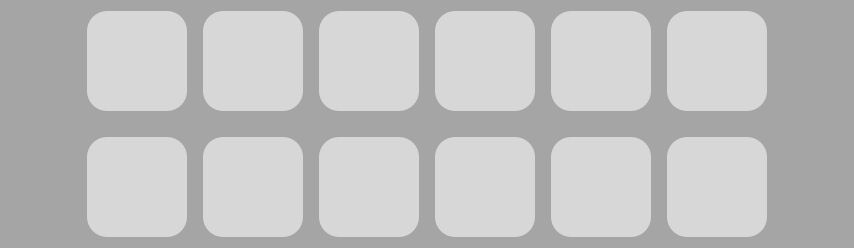
                      <widget class="QFrame" name="frame_7">
                       <property name="minimumSize">
                        <size>
                         <width>790</width>
                         <height>230</height>
                        </size>
                       </property>
                       <property name="maximumSize">
                        <size>
                         <width>16777215</width>
                         <height>16777215</height>
                        </size>
                       </property>
                       <property name="styleSheet">
                        <string notr="true">background-color: rgb(165, 165, 165);
border-radius: 20px; </string>
                       </property>
                       <property name="frameShape">
                        <enum>QFrame::StyledPanel</enum>
                       </property>
                       <property name="frameShadow">
                        <enum>QFrame::Raised</enum>
                       </property>
                       <layout class="QHBoxLayout" name="horizontalLayout_14">
                        <item>
                         <layout class="QHBoxLayout" name="likedFrameLayout_2">
                          <item>
                           <widget class="QPushButton" name="mostVisitedLeftArrow">
                            <property name="sizePolicy">
                             <sizepolicy hsizetype="Expanding" vsizetype="Expanding">
                              <horstretch>0</horstretch>
                              <verstretch>0</verstretch>
                             </sizepolicy>
                            </property>
                            <property name="minimumSize">
                             <size>
                              <width>50</width>
                              <height>50</height>
                             </size>
                            </property>
                            <property name="maximumSize">
                             <size>
                              <width>100</width>
                              <height>100</height>
                             </size>
                            </property>
                            <property name="styleSheet">
                             <string notr="true">QPushButton {
    border: none;
    border-radius: 10px; 
    background-color: transparent;
}

QPushButton::icon {
    padding: 10px; 
}

QPushButton:hover {
    background-color: rgb(220, 190, 190);
}</string>
                            </property>
                            <property name="text">
                             <string/>
                            </property>
                           </widget>
                          </item>
                          <item>
                           <spacer name="horizontalSpacerLikedFrameLeft_2">
                            <property name="orientation">
                             <enum>Qt::Horizontal</enum>
                            </property>
                            <property name="sizeType">
                             <enum>QSizePolicy::Fixed</enum>
                            </property>
                            <property name="sizeHint" stdset="0">
                             <size>
                              <width>20</width>
                              <height>20</height>
                             </size>
                            </property>
                           </spacer>
                          </item>
                          <item>
                           <layout class="QVBoxLayout" name="likedIconsFrameLayout_2">
                            <item>
                             <layout class="QHBoxLayout" name="likedRow1Layout_2">
                              <item>
                               <widget class="QPushButton" name="mostVisited1">
                                <property name="sizePolicy">
                                 <sizepolicy hsizetype="Expanding" vsizetype="Expanding">
                                  <horstretch>0</horstretch>
                                  <verstretch>0</verstretch>
                                 </sizepolicy>
                                </property>
                                <property name="minimumSize">
                                 <size>
                                  <width>100</width>
                                  <height>100</height>
                                 </size>
                                </property>
                                <property name="maximumSize">
                                 <size>
                                  <width>200</width>
                                  <height>200</height>
                                 </size>
                                </property>
                                <property name="styleSheet">
                                 <string notr="true">QPushButton {
    border: solid;
    border-radius: 20px; 
    background-color: rgb(215, 215, 215);
}

QPushButton::icon {
    padding: 10px; 
}

QPushButton:hover {
    background-color: rgb(154, 153, 150);
}</string>
                                </property>
                                <property name="text">
                                 <string/>
                                </property>
                               </widget>
                              </item>
                              <item>
                               <spacer name="horizontalSpacer_32">
                                <property name="orientation">
                                 <enum>Qt::Horizontal</enum>
                                </property>
                                <property name="sizeType">
                                 <enum>QSizePolicy::Fixed</enum>
                                </property>
                                <property name="sizeHint" stdset="0">
                                 <size>
                                  <width>10</width>
                                  <height>20</height>
                                 </size>
                                </property>
                               </spacer>
                              </item>
                              <item>
                               <widget class="QPushButton" name="mostVisited3">
                                <property name="sizePolicy">
                                 <sizepolicy hsizetype="Expanding" vsizetype="Expanding">
                                  <horstretch>0</horstretch>
                                  <verstretch>0</verstretch>
                                 </sizepolicy>
                                </property>
                                <property name="minimumSize">
                                 <size>
                                  <width>100</width>
                                  <height>100</height>
                                 </size>
                                </property>
                                <property name="maximumSize">
                                 <size>
                                  <width>200</width>
                                  <height>200</height>
                                 </size>
                                </property>
                                <property name="styleSheet">
                                 <string notr="true">QPushButton {
    border: solid;
    border-radius: 20px; 
    background-color: rgb(215, 215, 215);
}

QPushButton::icon {
    padding: 10px; 
}

QPushButton:hover {
    background-color: rgb(154, 153, 150);
}</string>
                                </property>
                                <property name="text">
                                 <string/>
                                </property>
                               </widget>
                              </item>
                              <item>
                               <spacer name="horizontalSpacer_33">
                                <property name="orientation">
                                 <enum>Qt::Horizontal</enum>
                                </property>
                                <property name="sizeType">
                                 <enum>QSizePolicy::Fixed</enum>
                                </property>
                                <property name="sizeHint" stdset="0">
                                 <size>
                                  <width>10</width>
                                  <height>20</height>
                                 </size>
                                </property>
                               </spacer>
                              </item>
                              <item>
                               <widget class="QPushButton" name="mostVisited5">
                                <property name="sizePolicy">
                                 <sizepolicy hsizetype="Expanding" vsizetype="Expanding">
                                  <horstretch>0</horstretch>
                                  <verstretch>0</verstretch>
                                 </sizepolicy>
                                </property>
                                <property name="minimumSize">
                                 <size>
                                  <width>100</width>
                                  <height>100</height>
                                 </size>
                                </property>
                                <property name="maximumSize">
                                 <size>
                                  <width>200</width>
                                  <height>200</height>
                                 </size>
                                </property>
                                <property name="styleSheet">
                                 <string notr="true">QPushButton {
    border: solid;
    border-radius: 20px; 
    background-color: rgb(215, 215, 215);
}

QPushButton::icon {
    padding: 10px; 
}

QPushButton:hover {
    background-color: rgb(154, 153, 150);
}</string>
                                </property>
                                <property name="text">
                                 <string/>
                                </property>
                               </widget>
                              </item>
                              <item>
                               <spacer name="horizontalSpacer_34">
                                <property name="orientation">
                                 <enum>Qt::Horizontal</enum>
                                </property>
                                <property name="sizeType">
                                 <enum>QSizePolicy::Fixed</enum>
                                </property>
                                <property name="sizeHint" stdset="0">
                                 <size>
                                  <width>10</width>
                                  <height>20</height>
                                 </size>
                                </property>
                               </spacer>
                              </item>
                              <item>
                               <widget class="QPushButton" name="mostVisited7">
                                <property name="sizePolicy">
                                 <sizepolicy hsizetype="Expanding" vsizetype="Expanding">
                                  <horstretch>0</horstretch>
                                  <verstretch>0</verstretch>
                                 </sizepolicy>
                                </property>
                                <property name="minimumSize">
                                 <size>
                                  <width>100</width>
                                  <height>100</height>
                                 </size>
                                </property>
                                <property name="maximumSize">
                                 <size>
                                  <width>200</width>
                                  <height>200</height>
                                 </size>
                                </property>
                                <property name="styleSheet">
                                 <string notr="true">QPushButton {
    border: solid;
    border-radius: 20px; 
    background-color: rgb(215, 215, 215);
}

QPushButton::icon {
    padding: 10px; 
}

QPushButton:hover {
    background-color: rgb(154, 153, 150);
}</string>
                                </property>
                                <property name="text">
                                 <string/>
                                </property>
                               </widget>
                              </item>
                              <item>
                               <spacer name="horizontalSpacer_22">
                                <property name="orientation">
                                 <enum>Qt::Horizontal</enum>
                                </property>
                                <property name="sizeType">
                                 <enum>QSizePolicy::Fixed</enum>
                                </property>
                                <property name="sizeHint" stdset="0">
                                 <size>
                                  <width>10</width>
                                  <height>20</height>
                                 </size>
                                </property>
                               </spacer>
                              </item>
                              <item>
                               <widget class="QPushButton" name="mostVisited9">
                                <property name="sizePolicy">
                                 <sizepolicy hsizetype="Expanding" vsizetype="Expanding">
                                  <horstretch>0</horstretch>
                                  <verstretch>0</verstretch>
                                 </sizepolicy>
                                </property>
                                <property name="minimumSize">
                                 <size>
                                  <width>100</width>
                                  <height>100</height>
                                 </size>
                                </property>
                                <property name="maximumSize">
                                 <size>
                                  <width>200</width>
                                  <height>200</height>
                                 </size>
                                </property>
                                <property name="styleSheet">
                                 <string notr="true">QPushButton {
    border: solid;
    border-radius: 20px; 
    background-color: rgb(215, 215, 215);
}

QPushButton::icon {
    padding: 10px; 
}

QPushButton:hover {
    background-color: rgb(154, 153, 150);
}</string>
                                </property>
                                <property name="text">
                                 <string/>
                                </property>
                               </widget>
                              </item>
                              <item>
                               <spacer name="horizontalSpacer_23">
                                <property name="orientation">
                                 <enum>Qt::Horizontal</enum>
                                </property>
                                <property name="sizeType">
                                 <enum>QSizePolicy::Fixed</enum>
                                </property>
                                <property name="sizeHint" stdset="0">
                                 <size>
                                  <width>10</width>
                                  <height>20</height>
                                 </size>
                                </property>
                               </spacer>
                              </item>
                              <item>
                               <widget class="QPushButton" name="mostVisited11">
                                <property name="sizePolicy">
                                 <sizepolicy hsizetype="Expanding" vsizetype="Expanding">
                                  <horstretch>0</horstretch>
                                  <verstretch>0</verstretch>
                                 </sizepolicy>
                                </property>
                                <property name="minimumSize">
                                 <size>
                                  <width>100</width>
                                  <height>100</height>
                                 </size>
                                </property>
                                <property name="maximumSize">
                                 <size>
                                  <width>200</width>
                                  <height>200</height>
                                 </size>
                                </property>
                                <property name="styleSheet">
                                 <string notr="true">QPushButton {
    border: solid;
    border-radius: 20px; 
    background-color: rgb(215, 215, 215);
}

QPushButton::icon {
    padding: 10px; 
}

QPushButton:hover {
    background-color: rgb(154, 153, 150);
}</string>
                                </property>
                                <property name="text">
                                 <string/>
                                </property>
                               </widget>
                              </item>
                             </layout>
                            </item>
                            <item>
                             <spacer name="verticalSpacer_9">
                              <property name="orientation">
                               <enum>Qt::Vertical</enum>
                              </property>
                              <property name="sizeType">
                               <enum>QSizePolicy::Fixed</enum>
                              </property>
                              <property name="sizeHint" stdset="0">
                               <size>
                                <width>20</width>
                                <height>20</height>
                               </size>
                              </property>
                             </spacer>
                            </item>
                            <item>
                             <layout class="QHBoxLayout" name="likedRow2Layout_2">
                              <item>
                               <widget class="QPushButton" name="mostVisited2">
                                <property name="sizePolicy">
                                 <sizepolicy hsizetype="Expanding" vsizetype="Expanding">
                                  <horstretch>0</horstretch>
                                  <verstretch>0</verstretch>
                                 </sizepolicy>
                                </property>
                                <property name="minimumSize">
                                 <size>
                                  <width>100</width>
                                  <height>100</height>
                                 </size>
                                </property>
                                <property name="maximumSize">
                                 <size>
                                  <width>200</width>
                                  <height>200</height>
                                 </size>
                                </property>
                                <property name="styleSheet">
                                 <string notr="true">QPushButton {
    border: solid;
    border-radius: 20px; 
    background-color: rgb(215, 215, 215);
}

QPushButton::icon {
    padding: 10px; 
}

QPushButton:hover {
    background-color: rgb(154, 153, 150);
}</string>
                                </property>
                                <property name="text">
                                 <string/>
                                </property>
                               </widget>
                              </item>
                              <item>
                               <spacer name="horizontalSpacer_35">
                                <property name="orientation">
                                 <enum>Qt::Horizontal</enum>
                                </property>
                                <property name="sizeType">
                                 <enum>QSizePolicy::Fixed</enum>
                                </property>
                                <property name="sizeHint" stdset="0">
                                 <size>
                                  <width>10</width>
                                  <height>20</height>
                                 </size>
                                </property>
                               </spacer>
                              </item>
                              <item>
                               <widget class="QPushButton" name="mostVisited4">
                                <property name="sizePolicy">
                                 <sizepolicy hsizetype="Expanding" vsizetype="Expanding">
                                  <horstretch>0</horstretch>
                                  <verstretch>0</verstretch>
                                 </sizepolicy>
                                </property>
                                <property name="minimumSize">
                                 <size>
                                  <width>100</width>
                                  <height>100</height>
                                 </size>
                                </property>
                                <property name="maximumSize">
                                 <size>
                                  <width>200</width>
                                  <height>200</height>
                                 </size>
                                </property>
                                <property name="styleSheet">
                                 <string notr="true">QPushButton {
    border: solid;
    border-radius: 20px; 
    background-color: rgb(215, 215, 215);
}

QPushButton::icon {
    padding: 10px; 
}

QPushButton:hover {
    background-color: rgb(154, 153, 150);
}</string>
                                </property>
                                <property name="text">
                                 <string/>
                                </property>
                               </widget>
                              </item>
                              <item>
                               <spacer name="horizontalSpacer_36">
                                <property name="orientation">
                                 <enum>Qt::Horizontal</enum>
                                </property>
                                <property name="sizeType">
                                 <enum>QSizePolicy::Fixed</enum>
                                </property>
                                <property name="sizeHint" stdset="0">
                                 <size>
                                  <width>10</width>
                                  <height>20</height>
                                 </size>
                                </property>
                               </spacer>
                              </item>
                              <item>
                               <widget class="QPushButton" name="mostVisited6">
                                <property name="sizePolicy">
                                 <sizepolicy hsizetype="Expanding" vsizetype="Expanding">
                                  <horstretch>0</horstretch>
                                  <verstretch>0</verstretch>
                                 </sizepolicy>
                                </property>
                                <property name="minimumSize">
                                 <size>
                                  <width>100</width>
                                  <height>100</height>
                                 </size>
                                </property>
                                <property name="maximumSize">
                                 <size>
                                  <width>200</width>
                                  <height>200</height>
                                 </size>
                                </property>
                                <property name="styleSheet">
                                 <string notr="true">QPushButton {
    border: solid;
    border-radius: 20px; 
    background-color: rgb(215, 215, 215);
}

QPushButton::icon {
    padding: 10px; 
}

QPushButton:hover {
    background-color: rgb(154, 153, 150);
}</string>
                                </property>
                                <property name="text">
                                 <string/>
                                </property>
                               </widget>
                              </item>
                              <item>
                               <spacer name="horizontalSpacer_37">
                                <property name="orientation">
                                 <enum>Qt::Horizontal</enum>
                                </property>
                                <property name="sizeType">
                                 <enum>QSizePolicy::Fixed</enum>
                                </property>
                                <property name="sizeHint" stdset="0">
                                 <size>
                                  <width>10</width>
                                  <height>20</height>
                                 </size>
                                </property>
                               </spacer>
                              </item>
                              <item>
                               <widget class="QPushButton" name="mostVisited8">
                                <property name="sizePolicy">
                                 <sizepolicy hsizetype="Expanding" vsizetype="Expanding">
                                  <horstretch>0</horstretch>
                                  <verstretch>0</verstretch>
                                 </sizepolicy>
                                </property>
                                <property name="minimumSize">
                                 <size>
                                  <width>100</width>
                                  <height>100</height>
                                 </size>
                                </property>
                                <property name="maximumSize">
                                 <size>
                                  <width>200</width>
                                  <height>200</height>
                                 </size>
                                </property>
                                <property name="styleSheet">
                                 <string notr="true">QPushButton {
    border: solid;
    border-radius: 20px; 
    background-color: rgb(215, 215, 215);
}

QPushButton::icon {
    padding: 10px; 
}

QPushButton:hover {
    background-color: rgb(154, 153, 150);
}</string>
                                </property>
                                <property name="text">
                                 <string/>
                                </property>
                               </widget>
                              </item>
                              <item>
                               <spacer name="horizontalSpacer_24">
                                <property name="orientation">
                                 <enum>Qt::Horizontal</enum>
                                </property>
                                <property name="sizeType">
                                 <enum>QSizePolicy::Fixed</enum>
                                </property>
                                <property name="sizeHint" stdset="0">
                                 <size>
                                  <width>10</width>
                                  <height>20</height>
                                 </size>
                                </property>
                               </spacer>
                              </item>
                              <item>
                               <widget class="QPushButton" name="mostVisited10">
                                <property name="sizePolicy">
                                 <sizepolicy hsizetype="Expanding" vsizetype="Expanding">
                                  <horstretch>0</horstretch>
                                  <verstretch>0</verstretch>
                                 </sizepolicy>
                                </property>
                                <property name="minimumSize">
                                 <size>
                                  <width>100</width>
                                  <height>100</height>
                                 </size>
                                </property>
                                <property name="maximumSize">
                                 <size>
                                  <width>200</width>
                                  <height>200</height>
                                 </size>
                                </property>
                                <property name="styleSheet">
                                 <string notr="true">QPushButton {
    border: solid;
    border-radius: 20px; 
    background-color: rgb(215, 215, 215);
}

QPushButton::icon {
    padding: 10px; 
}

QPushButton:hover {
    background-color: rgb(154, 153, 150);
}</string>
                                </property>
                                <property name="text">
                                 <string/>
                                </property>
                               </widget>
                              </item>
                              <item>
                               <spacer name="horizontalSpacer_25">
                                <property name="orientation">
                                 <enum>Qt::Horizontal</enum>
                                </property>
                                <property name="sizeType">
                                 <enum>QSizePolicy::Fixed</enum>
                                </property>
                                <property name="sizeHint" stdset="0">
                                 <size>
                                  <width>10</width>
                                  <height>20</height>
                                 </size>
                                </property>
                               </spacer>
                              </item>
                              <item>
                               <widget class="QPushButton" name="mostVisited12">
                                <property name="sizePolicy">
                                 <sizepolicy hsizetype="Expanding" vsizetype="Expanding">
                                  <horstretch>0</horstretch>
                                  <verstretch>0</verstretch>
                                 </sizepolicy>
                                </property>
                                <property name="minimumSize">
                                 <size>
                                  <width>100</width>
                                  <height>100</height>
                                 </size>
                                </property>
                                <property name="maximumSize">
                                 <size>
                                  <width>200</width>
                                  <height>200</height>
                                 </size>
                                </property>
                                <property name="styleSheet">
                                 <string notr="true">QPushButton {
    border: solid;
    border-radius: 20px; 
    background-color: rgb(215, 215, 215);
}

QPushButton::icon {
    padding: 10px; 
}

QPushButton:hover {
    background-color: rgb(154, 153, 150);
}</string>
                                </property>
                                <property name="text">
                                 <string/>
                                </property>
                               </widget>
                              </item>
                             </layout>
                            </item>
                           </layout>
                          </item>
                          <item>
                           <spacer name="horizontalSpacerLikedFrameRight_2">
                            <property name="orientation">
                             <enum>Qt::Horizontal</enum>
                            </property>
                            <property name="sizeType">
                             <enum>QSizePolicy::Fixed</enum>
                            </property>
                            <property name="sizeHint" stdset="0">
                             <size>
                              <width>20</width>
                              <height>20</height>
                             </size>
                            </property>
                           </spacer>
                          </item>
                          <item>
                           <widget class="QPushButton" name="mostVisitedRightArrow">
                            <property name="sizePolicy">
                             <sizepolicy hsizetype="Expanding" vsizetype="Expanding">
                              <horstretch>0</horstretch>
                              <verstretch>0</verstretch>
                             </sizepolicy>
                            </property>
                            <property name="minimumSize">
                             <size>
                              <width>50</width>
                              <height>50</height>
                             </size>
                            </property>
                            <property name="maximumSize">
                             <size>
                              <width>100</width>
                              <height>100</height>
                             </size>
                            </property>
                            <property name="styleSheet">
                             <string notr="true">QPushButton {
    border: none;
    border-radius: 10px; 
    background-color: transparent;
}

QPushButton::icon {
    padding: 10px; 
}

QPushButton:hover {
    background-color: rgb(220, 190, 190);
}</string>
                            </property>
                            <property name="text">
                             <string/>
                            </property>
                           </widget>
                          </item>
                         </layout>
                        </item>
                       </layout>
                      </widget>
